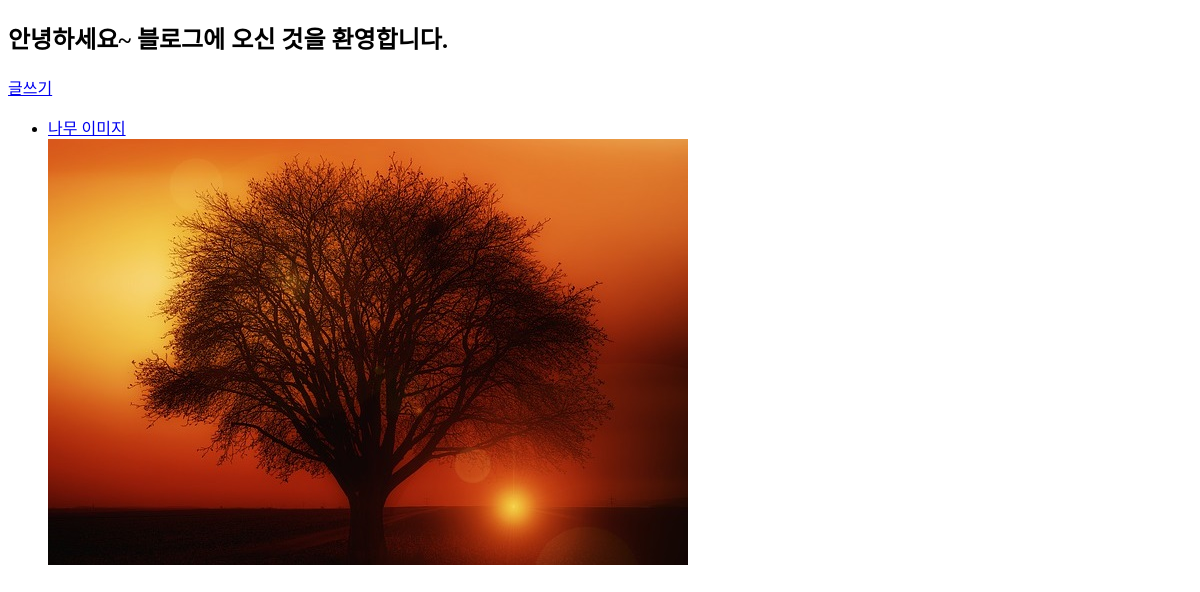
/blog/, run on an earlier commit of the app's database.
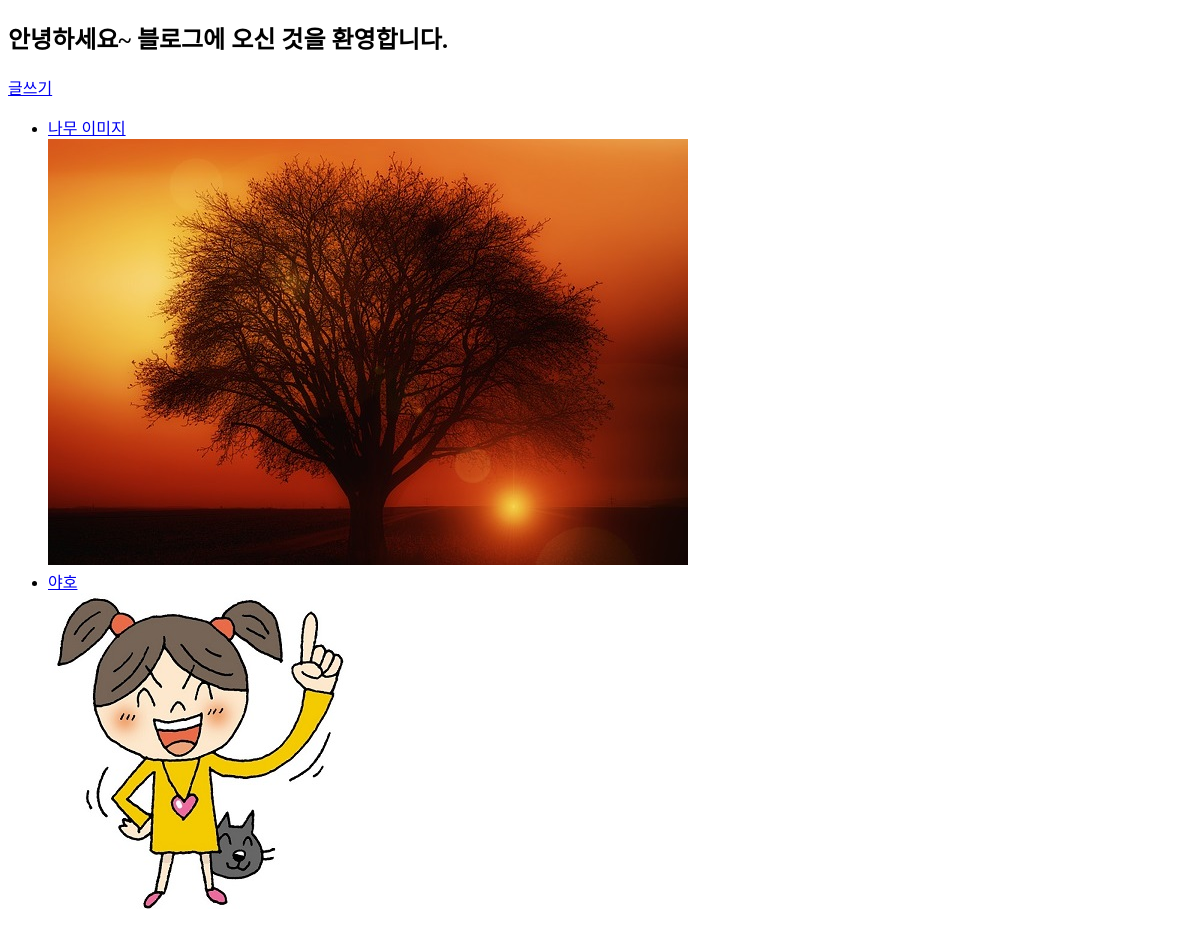
And on a later commit of the database.
### blog/models.py (models this page shows, shortened)
class Post(models.Model):
    title = models.CharField(max_length=100)
    photo = models.ImageField(upload_to="blog/images/", null=True, blank=True)

### blog/views.py (the view)
# urls.py: path('', views.index, name='index'),
def index(request):
    post_list = Post.objects.all()
    context = {'post_list': post_list}
    return render(request, 'blog/index.html', context)

### templates/blog/index.html (shortened to what this page needs)
<!DOCTYPE html>
<html lang="en">
<head>
</head>
<body>
    <h2>안녕하세요~ 블로그에 오신 것을 환영합니다.</h2>
    <a href="{% url 'blog:post_create' %}">글쓰기</a>
    {% if post_list %}
    <ul>
        {% for post in post_list %}
        <li><a href="{% url 'blog:detail' post.id %}">{{ post.title }}</a>
        </li>
        <div>
            {% if post.photo %}
            <img src="{{ post.photo.url }}">
            {% endif %}
        </div>
        {% endfor %}
    </ul>
    {% endif %}
</body>
</html>

What changed in the data, as far as the page shows it:
added Post: title "야호", photo (picture)
